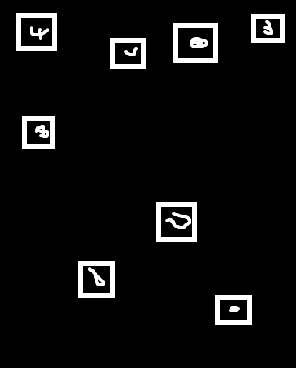
#> input picture stone_detection3.png, 296 x 368 px
$ python test.py
#> lines starting #> are read from the running program, lines starting #| are printed output that depends on the picture
### stone_recognition.py
import numpy as np
from PIL import Image
import matplotlib.pyplot as plt


def compare(a, b, condition=">"):
    """This static method compares two values which are either list or an integer or float value"""
    try:
        length_a = len(a)
        if condition == ">":
            truth_value = (a>b).all()
        elif condition == "<":
            truth_value = (a<b).all()
    except:
        if condition == ">":
            truth_value = a > b
        elif condition == "<":
            truth_value = a < b
    return truth_value

def check_forward(obj, start, end, min_hex_value, found=False):
    """Checks the image for sign of object in a forward direction"""
    if compare(obj[start + 1], min_hex_value) and (len(obj)-1) >= (start +1):
        found = True
        return check_forward(obj, (start + 1), end, min_hex_value, found)
    elif (start < end) and (len(obj)-1) >= (start +1):
        return check_forward(obj, (start + 1), end, min_hex_value, found)
    else:
        return (start, found)

def check_backward(obj, start, end, min_hex_value, found=False):
    """Checks the image for sign of object in a forward direction"""
    if compare(obj[start - 1], min_hex_value) and (0 <= (start -1)):
        found = True
        return check_backward(obj, (start - 1), end, min_hex_value, found)
    elif (end < start) and (0 <= (start -1)):
        return check_backward(obj, (start - 1), end, min_hex_value, found)
    else:
        return (start, found)

def check_downward(obj, start, end, min_hex_value):
    if compare(obj[start + 1][end], min_hex_value) and ((len(obj)-1) > (start + 1)) and (len(obj[start + 1]-1) > end):
        return True
    else:
        return False

class ImagePro(object):
    def __init__(self, image):
#> called with image = 'stone_detection3.png'
        self.image_file = image
        self.image = Image.open(image)
#> self.image is the input picture: PIL image 296x368 RGB; min 0, max 255, mean 13.8
        self.image = np.asarray(self.image)
        self.marked_image = self.image.tolist()#changing to list to allow editing
#> self.marked_image = 368 items
        self.found_list = []

    def mark(self, start_x, end_x, start_y, end_y, marking_width, marking_color=[0, 255, 0]):
        """This function marks a part of the image that is specified"""
        length_x = end_x - start_x
        length_y = end_y - start_y
        try:
            marking_color_len=len(marking_color)
        except:
            marking_color_len = 2
        if not marking_color_len == len(self.image.shape):
            raise Exception("The color value you provided is not appropriate for the image")
        else:
            static_start_x = start_x #a copy of start_x
            static_start_y = start_y #a copy of start_y
            for n in range(marking_width): #this is a hack to increase marking width
                for i in range(start_y, (start_y + length_y + marking_width)):
                    if len(self.marked_image)-1 >= i:
                        self.marked_image[i][start_x] = marking_color
                        if len(self.marked_image[i])-1 >= (start_x + length_x):
                            self.marked_image[i][(start_x + length_x)] = marking_color
                    else:
                        break
                start_x = start_x + 1
            start_x = static_start_x
            for n in range(marking_width): #a hack to increase marking width
                for i in range(start_x, (start_x + length_x + marking_width)):
                    if len(self.marked_image[start_y])-1 >= i:
                        self.marked_image[start_y][i] = marking_color #changing the rgb color at that point
                        if len(self.marked_image)-1 >= (start_y + length_y):
                            self.marked_image[(start_y + length_y)][i] = marking_color #changing the rgb color at that point
                    else:
                        break
                start_y = start_y + 1 #incrementing so as to increase the marking width
            start_y = static_start_y #returning to the original value

    def mark_found_objects(self, marking_width=3, marking_color=[0, 255, 0]):
        for obj in self.found_list:
            self.mark(obj[0], obj[1], obj[2], obj[3], marking_width, marking_color)
        return "Successfully marked"

    def get_marking_param(self, min_hex_value=[100,100,100]):
        try:
            hex_color_len=len(min_hex_value)
        except:
            hex_color_len = 2
        if not hex_color_len == len(self.image.shape):
            raise Exception("The color value you provided is not appropriate for the image")
        available = False
        print("initializing object search...")
        for i, y in enumerate(self.image):
            for j, x in enumerate(y):
                if compare(x, min_hex_value):
                    start_x = j
                    start_y = i
                    available = True
                    print(start_x, start_y, "initial points")
                    break
            if available:
                break
#> this loop made 14 passes
#| 16 13 initial points
        if available == True:
            print("Object search initiated, search started.")
            self.find_params(start_x, start_y, min_hex_value)

    def next_object(self, start_x, end_x, start_y, end_y, min_hex_value):
        available = False
        for i, y in enumerate(self.image):
            for j, x in enumerate(y):
                if start_y <= i:
                    if self.is_point_not_in_object_list(j, i):
                    #if ((j < start_x and i > start_y) or (j > end_x and i >= start_y)) or (i > end_y):
                        if compare(x, min_hex_value):
                            newstart_x = j
                            newstart_y = i
                            available = True
                            break
            if available:
                break
        if available == True:
            self.find_params(newstart_x, newstart_y, min_hex_value)
        else:
            print("no more object to find params for")

    def is_point_not_in_object_list(self, x, y):
        for i, obj in enumerate(self.found_list):
            start_x, end_x, start_y, end_y = obj[0], obj[1], obj[2], obj[3]
            #if not (((x < start_x and y > start_y) or (x > end_x and y >= start_y)) or (y > end_y)):
            if (((x >= start_x) and (x <= end_x)) and ((y >= start_y) and (y <= end_y))):
                return False
        return True

    # [15 lines left out: function find_params4, not called in this run]

    def find_params(self, start_x, start_y, min_hex_value):
        """This method finds the position parameter of a detected object in an image"""
#> called with start_x = 16, start_y = 13
        found=True
        end_x = start_x
        present_position = start_x
        end_y = start_y
        self.backward, self.forward = True, False
        #not ((self.backward and self.forward) and not found)
        while found:
            if not end_y == start_y:
                found_downward = check_downward(self.image, end_y, present_position, min_hex_value)
                end_y = end_y + 1
                end_x, found_forward = check_forward(self.image[end_y], present_position, end_x, min_hex_value)
                present_position = end_x
                start_x, found_backward = check_backward(self.image[end_y], present_position, start_x, min_hex_value)
                present_position = start_x
                found = (found_forward or found_backward or found_downward)
            else:
                end_x, found_forward = check_forward(self.image[end_y], present_position, end_x, min_hex_value)
                present_position = end_x
                start_x, found_backward = check_backward(self.image[end_y], present_position, start_x, min_hex_value)
                present_position = start_x
                found_downward = check_downward(self.image, end_y, present_position, min_hex_value)
                end_y = end_y + 1
                found = (found_forward or found_backward or found_downward)
            if len(self.image)-1 < end_y:
                break
#> this loop made 38 passes
        print("Found object number ", len(self.found_list)+1)
        print("Still searching please wait...")
        self.found_list.append([start_x, end_x, start_y, end_y])
        self.next_object(start_x, end_x, start_y, end_y, min_hex_value)
#> the loop in next_object, `for i, y in enumerate(self.image):` made 15 passes
#> the loop in find_params (call 2), `while found:` made 29 passes
#| Found object number  2
#> the loop in next_object (call 2), `for i, y in enumerate(self.image):` made 24 passes
#| Found object number  3
#| Found object number  4
#| Found object number  5
#| Found object number  6
#| Found object number  7
#| Found object number  8
#> the loop in mark_found_objects, `for obj in self.found_list:` made 8 passes
#> obj on passes 1 to 8: [16, 56, 13, 51], [251, 284, 14, 43], [173, 217, 23, 63], [110, 145, 38, 69], [22, 54, 116, 149], [156, 196, 202, 242], [78, 114, 261, 298], [215, 251, 295, 325]
#| number of objects found is:  8

    def clear_mark(self):
        """Unmarks the image by taking it back to what it was earlier"""
        self.marked_image = self.image.tolist()

    def show_marked(self):
        """Shows the marked image"""
        plt.imshow(self.marked_image)
        plt.show()
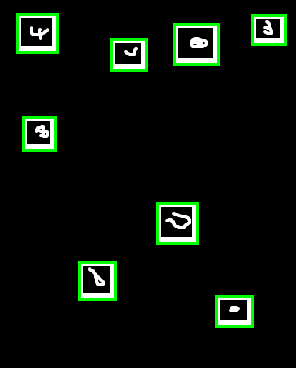
#> shown: shape (368, 296, 3); mean R, G, B 9.3, 17.4, 9.3

### test.py
from stone_recognition import ImagePro

img1 = ImagePro('stone_detection3.png')
img1.get_marking_param()
img1.mark_found_objects()
print("number of objects found is: ", len(img1.found_list))
img1.show_marked()

$ run again, with stone_detection2.png copied over stone_detection3.png
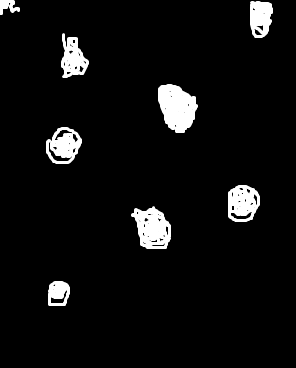
#> input picture stone_detection2.png, 296 x 368 px
#> in __init__, self.image is the input picture: PIL image 296x368 RGB; min 0, max 255, mean 14.5
#> self.marked_image = 368 items
#> the loop in get_marking_param, `for i, y in enumerate(self.image):` made 1 pass
#> (printed output is left out)
#> in find_params, `found=True`: found = True
#> the loop in find_params, `while found:` made 15 passes
#> end_x on passes 1 to 7: 13, 14, 14, 14, 14, 14, 18
#> the loop in next_object, `for i, y in enumerate(self.image):` made 2 passes
#> the loop in find_params (call 2), `while found:` made 37 passes
#| Found object number  2
#> the loop in next_object (call 2), `for i, y in enumerate(self.image):` made 34 passes
#| Found object number  3
#| Found object number  4
#| Found object number  5
#| Found object number  6
#| Found object number  7
#| Found object number  8
#> the loop in mark_found_objects, `for obj in self.found_list:` made 8 passes
#> obj on passes 1 to 8: [0, 19, 0, 15], [250, 272, 1, 38], [61, 88, 33, 78], [158, 197, 84, 133], [46, 81, 127, 164], [228, 259, 185, 222], [131, 170, 206, 249], [48, 69, 281, 306]
#| number of objects found is:  8
#> in show_marked, `plt.show()`:
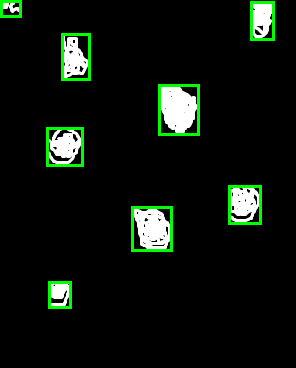
#> shown: shape (368, 296, 3); mean R, G, B 12.8, 20.1, 12.8
